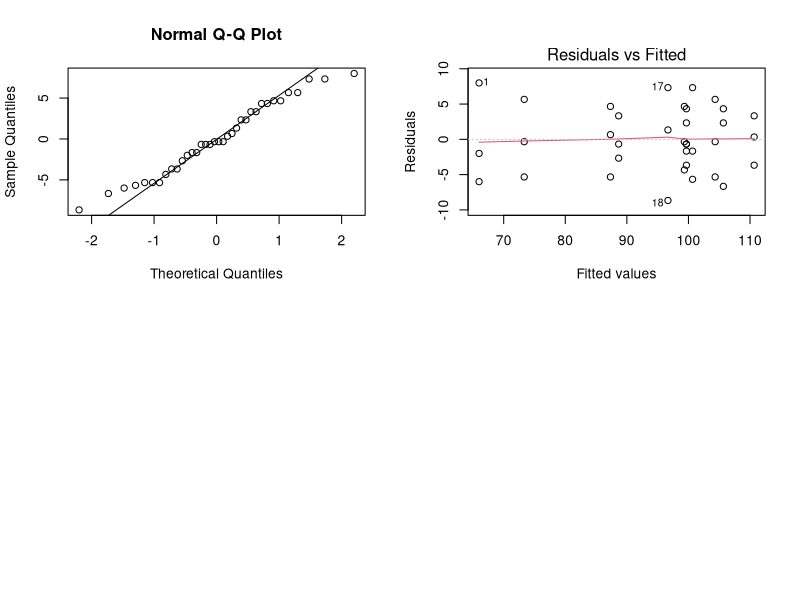

Write the R code that produced this figure.
## ---- chunk 1
depth_of_cut <- c(0.15,0.15,0.15,0.18,0.18,0.18,0.2,0.2,0.2,0.25,0.25,
                  0.25,0.15,0.15,0.15,0.18,0.18,0.18,0.2,0.2,0.2,0.25,
                  0.25,0.25,0.15,0.15,0.15,0.18,0.18,0.18,0.2,0.2,0.2,
                  0.25,0.25,0.25)  
depth_of_cut <- factor(depth_of_cut)

feed_rate <- c(0.2,0.2,0.2,0.2,0.2,0.2,0.2,0.2,0.2,0.2,
               0.2,0.2,0.25,0.25,0.25,0.25,0.25,0.25,0.25,0.25,
               0.25,0.25,0.25,0.25,0.3,0.3,0.3,0.3,0.3,0.3,
               0.3,0.3,0.3,0.3,0.3,0.3)
feed_rate <- factor(feed_rate)

surface_finish <- c(74,64,60,79,68,73,82,88,92,99,
                    104,96,92,86,88,98,104,88,99,108,
                    95,104,110,99,99,98,102,104,99,95,
                    108,110,99,114,107,111)

df1 <- data.frame(depth_of_cut, feed_rate, surface_finish)
## ---- chunk 2
model1 <- lm(surface_finish ~ depth_of_cut + feed_rate + depth_of_cut*feed_rate,df1)
anova(model1)
## ---- chunk 3
par(mfrow = c(2,2))
qqnorm(model1$residuals)
qqline(model1$residuals)
plot(model1, 1)
## ---- chunk 4
mean_1 <- mean(df1[df1$feed_rate == 0.20,]$surface_finish)
mean_2 <- mean(df1[df1$feed_rate == 0.25,]$surface_finish)
mean_3 <- mean(df1[df1$feed_rate == 0.30,]$surface_finish)
## ---- chunk 5
Glass_Type <- c(1,1,1,2,2,2,3,3,3,1,1,1,2,2,
                2,3,3,3,1,1,1,2,2,2,3,3,3)
Glass_Type <- factor(Glass_Type)
Temperature <- c(100,100,100,100,100,100,100,
                 100,100,125,125,125,125,125,
                 125,125,125,125,150,150,150,
                 150,150,150,150,150,150)   
Temperature <- factor(Temperature)
Light_Output <- c(580,568,570,550,530,
                  579,546,575,599,1090,
                  1087,1085,1070,1035,1000,
                  1045,1053,1066,1392,1380,
                  1386,1328,1312,1299,867,904,889)
df2 <- data.frame(Glass_Type,Temperature, Light_Output)
## ---- chunk 6
model2 <- lm(Light_Output ~ Glass_Type + Temperature + Glass_Type*Temperature, df2)
anova(model2)
